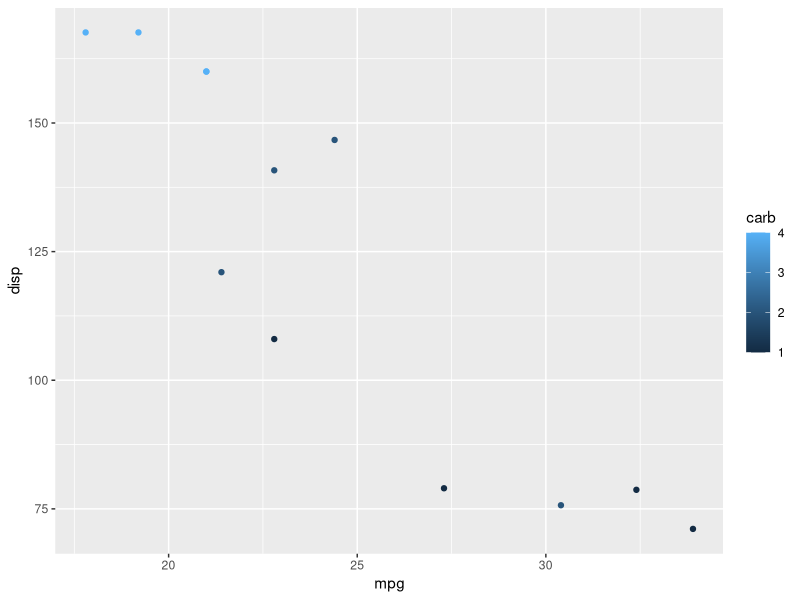

Generate this figure with R:
# 18 April 2024 
# Learning R and how it works. 

# general notes 
  # learn github?
  # Brianna likes STEM and jobs in it. 


# R only likes tidy data
  # every row is an observation/individual.
  # every column is a variable. 


# object - nouns, things that we can do things to. 

a <- 20 # assigned the number twenty to a 
a = 20 # assigned the number twenty to a 

car_data <- 
  mtcars 

list_of_numbers <- 
  c(20, 20, 30, 45, 23, 35)


# function - verbs, they do things. 

#load libraries 
install.packages('ggthemes')

library(ggthemes)
library(tidyverse)

car_data_gear_4 = 
filter(.data = car_data, # performed a filter on car data
       gear == 4) # kept only gear = 4 


# argument - adverbs, they tell us how to do things


mean(x = car_data_gear_4$cyl) # gets the mean of the cylinders in car data with only 4 gears. 



qplot(data = car_data_gear_4, # data used in the plot 
      x = mpg, # miles per gallon on x
      y = disp, # whatever disp is on y
      color = carb, # a
      geom = 'point') # makes a point plot. 

# 

